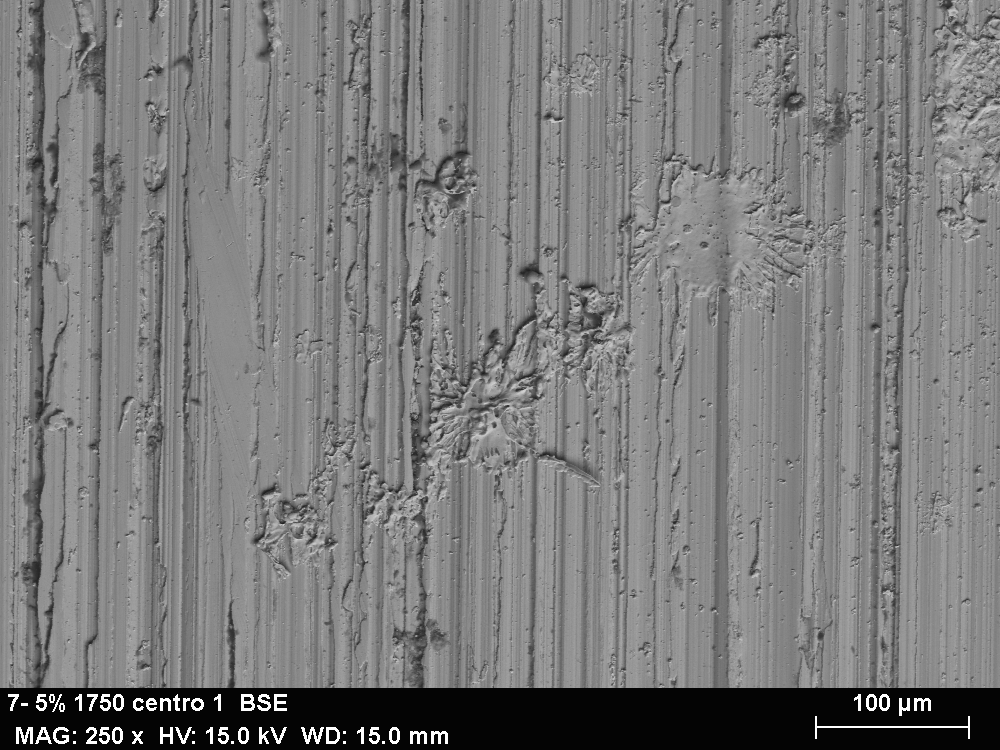
#> input picture images/7-5%_1750_centro_1.bmp, 1000 x 750 px
$ python splat7.py
#> lines starting #> are read from the running program, lines starting #| are printed output that depends on the picture; after the words box and inside, x2 and y2 are one past the last pixel; in counts of white or black regions, pixels touching at a corner belong together
# [30 lines of commented-out code are left out]
import argparse

import cv2
import matplotlib.pyplot as plt
import numpy as np
from PIL import Image, ImageEnhance

# construct the argument parser and parse the arguments
ap = argparse.ArgumentParser()
ap.add_argument("-i", "--image", default="images/7-5%_1750_centro_1.bmp",
	help="path to input image")
# ap.add_argument("-c", "--connectivity", type=int, default=8,
#     help="connectivity for connected component analysis")
args = vars(ap.parse_args())

# START:

# Reading
img = cv2.imread(args["image"])
#> img is the input picture: shape (750, 1000, 3); min 4, max 255, mean 122.7
rows,cols,ch = img.shape
#> rows = 750; cols = 1000; ch = 3
plt.title('Original Image')
plt.imshow(img)
plt.show()

# Cropping
img = img[0:rows-70,0:cols]
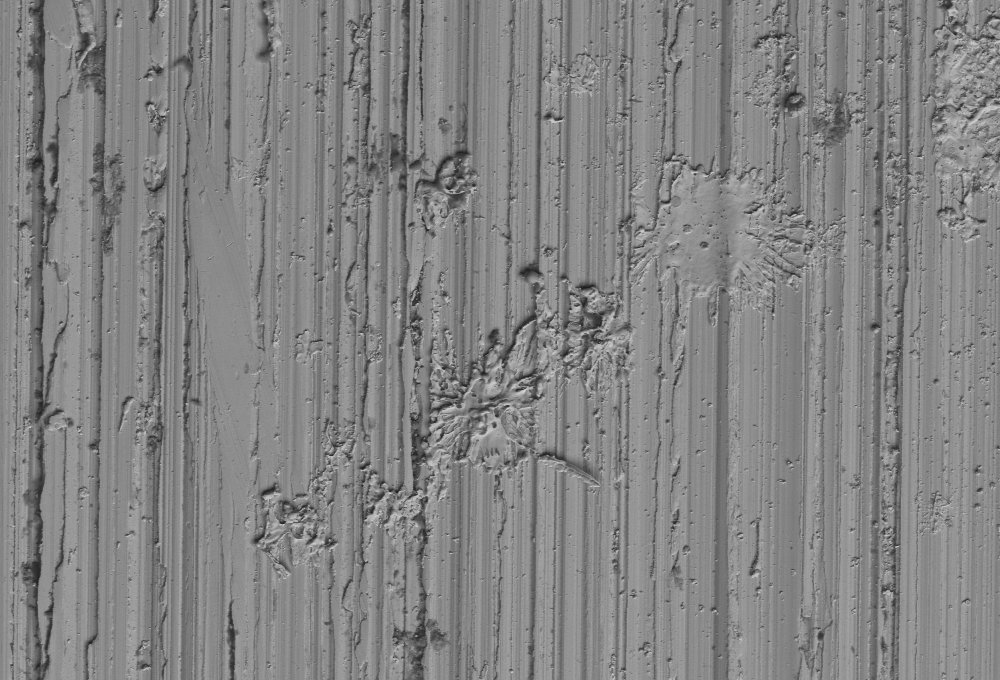
#> img: shape (680, 1000, 3); min 30, max 209, mean 131.5
plt.title('Cropped Image')
plt.imshow(img)
plt.show()

# Gray
img_gray = cv2.cvtColor(img, cv2.COLOR_RGB2GRAY)
plt.title('Gray Image')
plt.imshow(img_gray, cmap='gray')
#plt.savefig('images/GrayImage.png')
plt.show()

# Blur
img_blur = cv2.medianBlur(img_gray, 5)
plt.title('Blur Image')
plt.imshow(img_blur, cmap='gray')
#plt.savefig('images/Blur Image.png')
plt.show()

# threshold
img_thr = cv2.adaptiveThreshold(img_blur, 255, cv2.ADAPTIVE_THRESH_GAUSSIAN_C,cv2.THRESH_BINARY_INV|cv2.THRESH_BINARY, 11, 2)
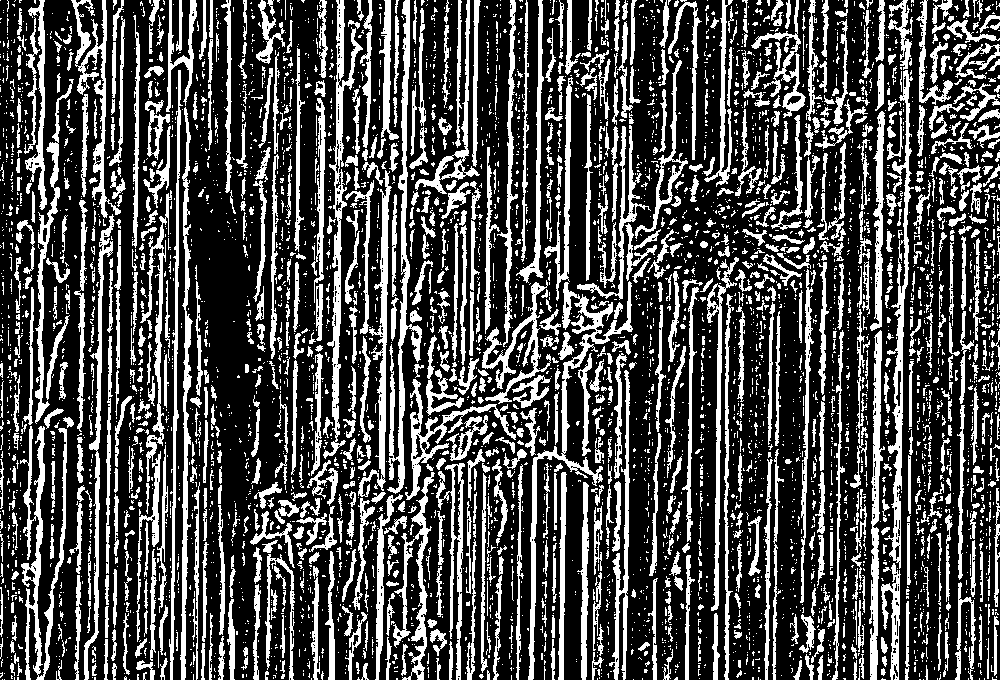
#> img_thr: shape (680, 1000); 29.6% white; 4989 white regions (3902 under 20 px), largest, box (x1, y1, x2, y2) and area: (528, 281, 633, 680) 3649, (387, 0, 422, 494) 3400, (20, 426, 67, 680) 3227
#img_thr = cv2.threshold(img_blur, 0, 255,  cv2.THRESH_BINARY_INV | cv2.THRESH_OTSU)[1]
plt.title('Thresholding Image')
plt.imshow(img_thr, cmap='gray')
#plt.savefig('images/Thesholding Image.png')
plt.show()

# Canny
edge_image = cv2.Canny(img_blur, 0, 255 , apertureSize=3)
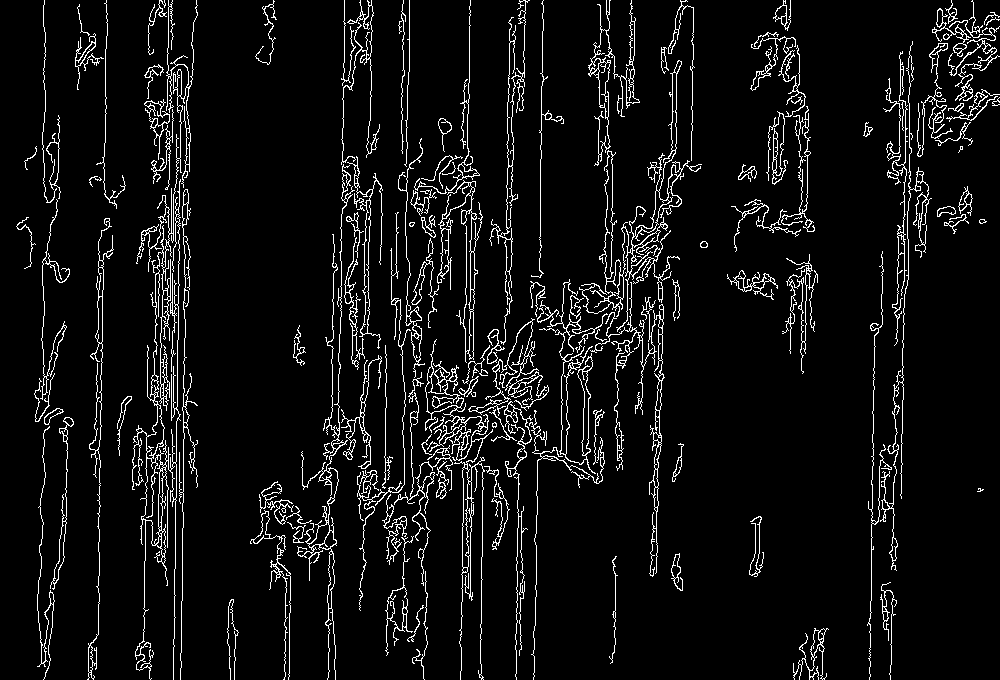
#> edge_image: shape (680, 1000); 6.4% white in thin lines or dots
plt.title('Edge Image')
plt.imshow(edge_image, cmap='gray')
#plt.savefig('images/GrayImage.png')
plt.show()

# lines
lines = cv2.HoughLines(edge_image,1,np.pi/180,200)
#> lines = 13 rows, first 8: [345, 0.0175], [107, 0.0175], [902, 0.0175], [184, 0.0175], [475, 0.0175], [196, 0.0698], [192, 0.0175], [510, 0.0175]
for rho,theta in lines[0]:
	a = np.cos(theta)
	b = np.sin(theta)
	x0 = a*rho
	y0 = b*rho
	x1 = int(x0 + 1000*(-b))
	y1 = int(y0 + 1000*(a))
	x2 = int(x0 - 1000*(-b))
	y2 = int(y0 - 1000*(a))
	cv2.line(img,(x1,y1),(x2,y2),(0,0,255),2)
#> this loop made 1 pass
#> (rho, theta, a, b, x0, y0, x1, y1) on pass 1: (345, 0.0175, 1, 0.0175, 344.9, 6.02, 327, 1005)
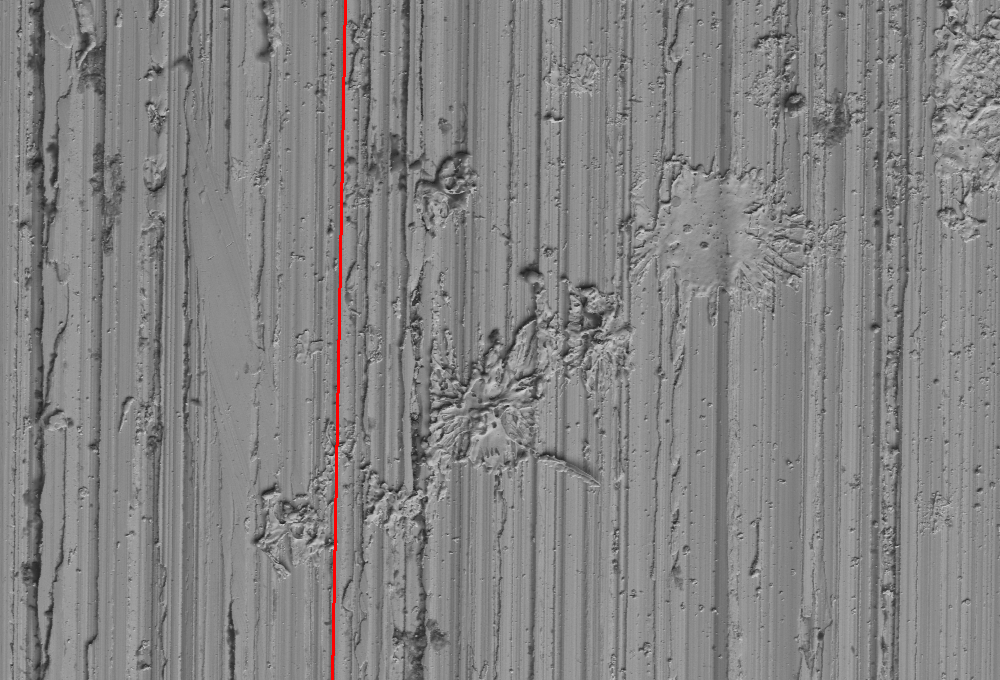
#> img: shape (680, 1000, 3); 0.3% of pixels changed, all inside (x1, y1, x2, y2) = (331, 0, 347, 680)
plt.title('Original Image plus lines')
plt.imshow(img)
plt.show()

minLineLength = 10
maxLineGap = 10
lines = cv2.HoughLinesP(edge_image,1,np.pi/180,50,minLineLength,maxLineGap)
#> lines = 274 rows, first 6: [182, 217, 184, 190], [344, 62, 344, 26], [470, 596, 470, 532], [891, 664, 891, 645], [469, 350, 469, 336], [99, 482, 99, 468]
for x1,y1,x2,y2 in lines[0]:
    cv2.line(img,(x1,y1),(x2,y2),(0,255,0),2)
#> this loop made 1 pass
#> img: shape (680, 1000, 3); 0.01% of pixels changed, all inside (x1, y1, x2, y2) = (181, 189, 186, 219)
plt.title('Original Image plus lines2')
plt.imshow(img)
plt.show()

$ run again, with images/7-5%_1750_centro_6.bmp copied over images/7-5%_1750_centro_1.bmp
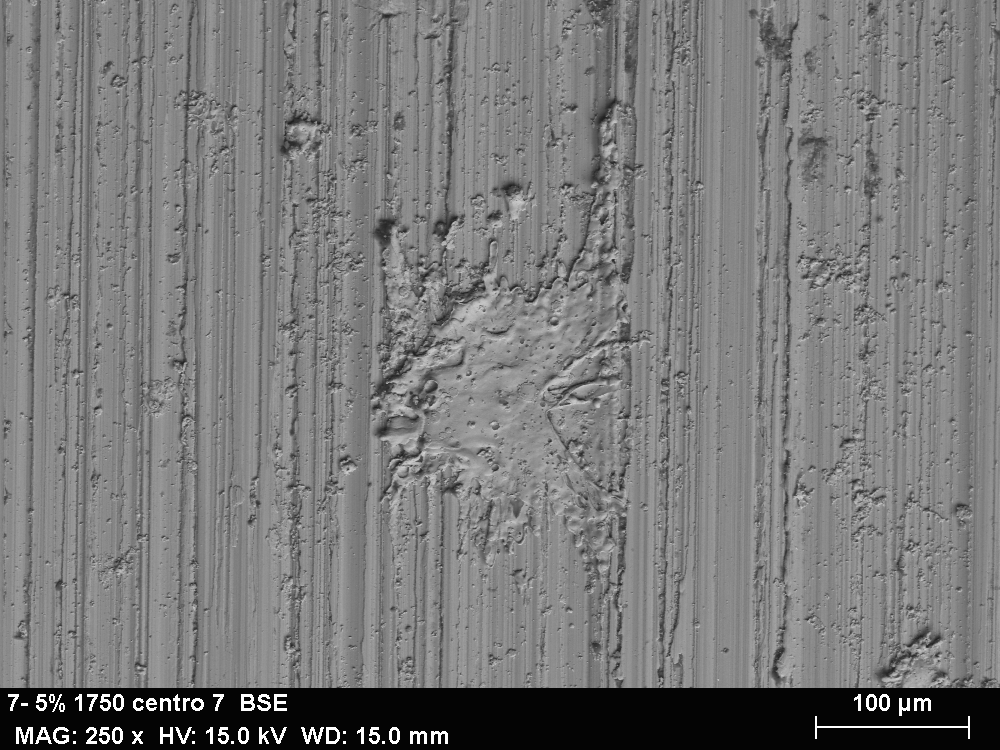
#> input picture images/7-5%_1750_centro_6.bmp, 1000 x 750 px
#> img is the input picture: shape (750, 1000, 3); min 4, max 255, mean 121.5
#> `img_thr = cv2.adaptiveThreshold(img_blur, 255, cv2.ADAPTIVE_THRESH_GAU..`:
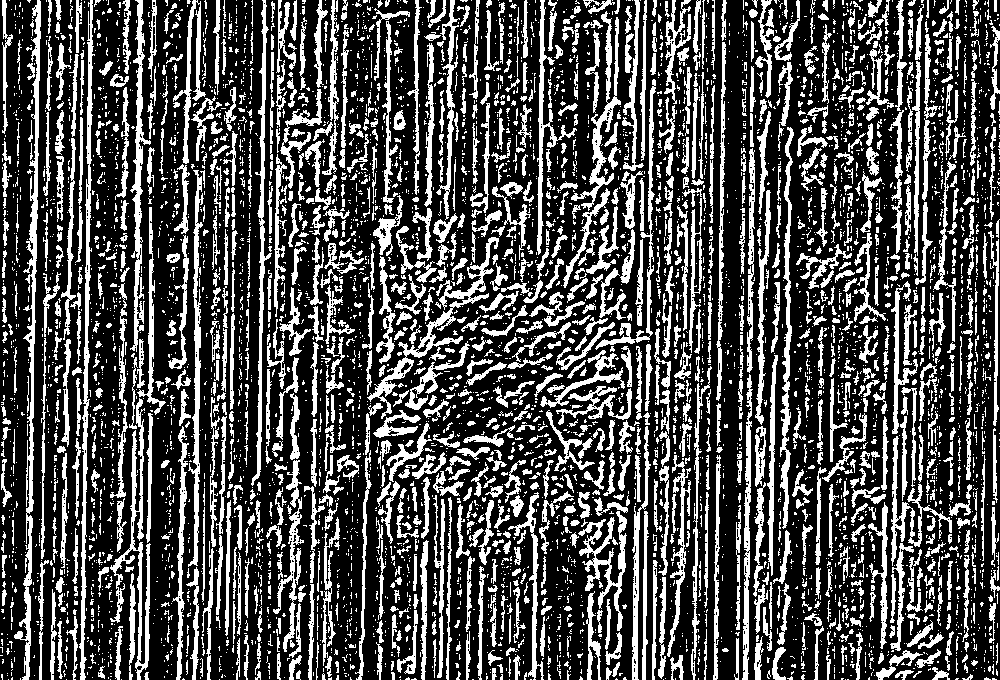
#> img_thr: shape (680, 1000); 29.8% white; 5666 white regions (4354 under 20 px), largest, box (x1, y1, x2, y2) and area: (14, 0, 41, 680) 3502, (79, 0, 95, 680) 2737, (110, 398, 151, 680) 2371
#> edge_image: shape (680, 1000); 5.5% white in thin lines or dots, all inside (x1, y1, x2, y2) = (55, 0, 950, 680)
#> `lines = cv2.HoughLines(edge_image,1,np.pi/180,200)`: lines = [[188, 0.0175]]
#> the loop `for rho,theta in lines[0]:` made 1 pass
#> (rho, theta, a, b, x0, y0, x1, y1) on pass 1: (188, 0.0175, 1, 0.0175, 188, 3.28, 170, 1003)
#> after the loop `for rho,theta in lines[0]:`:
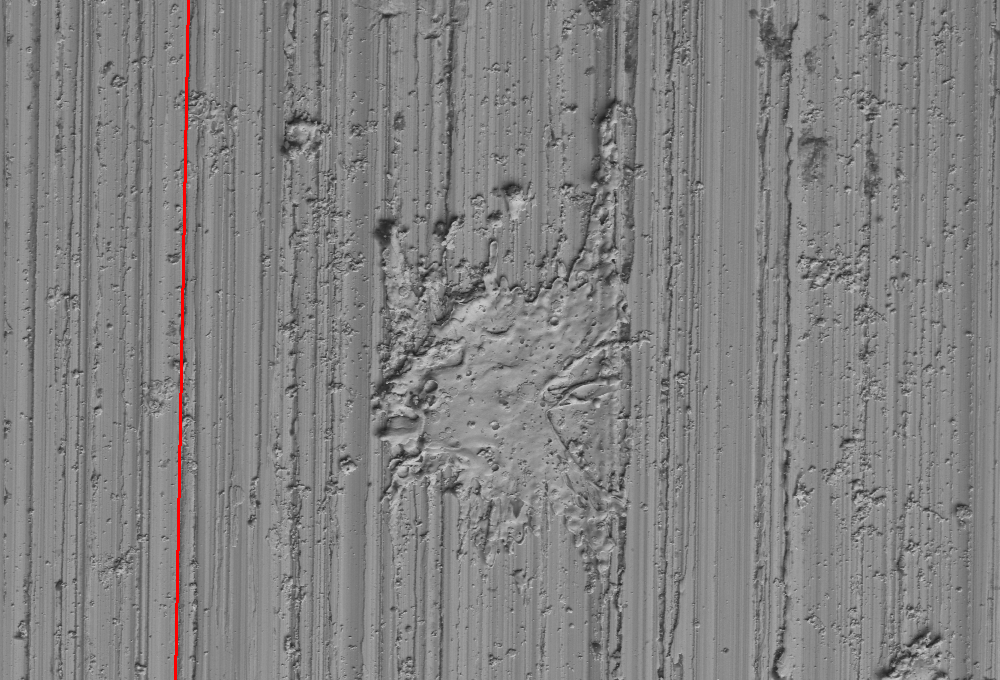
#> img: shape (680, 1000, 3); mean B, G, R 129.9, 129.9, 130.6
#> `lines = cv2.HoughLinesP(edge_image,1,np.pi/180,50,minLineLength,maxLin..`: lines = 141 rows, first 6: [675, 615, 675, 599], [693, 103, 693, 91], [179, 516, 179, 495], [610, 580, 610, 570], [262, 373, 262, 331], [200, 66, 200, 8]
#> the loop `for x1,y1,x2,y2 in lines[0]:` made 1 pass
